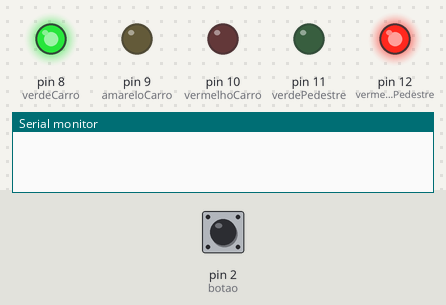
Simulated run of this sketch. Board: Arduino Uno, built with avr-gcc and run on an emulated ATmega328P. Shown: output pins drawn as LEDs (lit = HIGH), the last lines printed to the serial monitor. Inputs (shaded band) come from the test bench; at power-on: pin 2 (botao) HIGH.

Above: at 1.2 s.
1.3 s: pin 2 (botao) pulled LOW for 0.15 s
At 3.9 s:
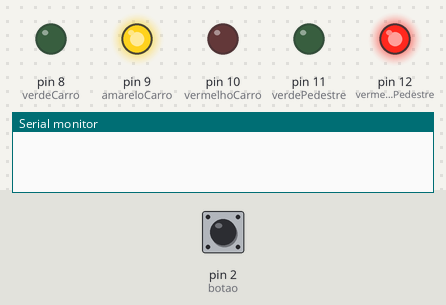
At 6.6 s:
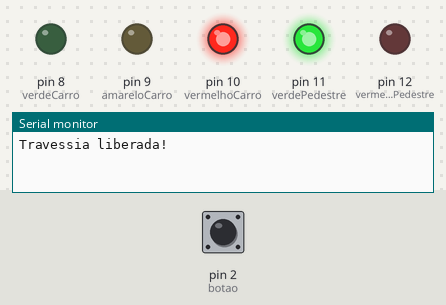
Timing chart, 0 to 11.8 s (numbered marks = the images above; inputs shaded):
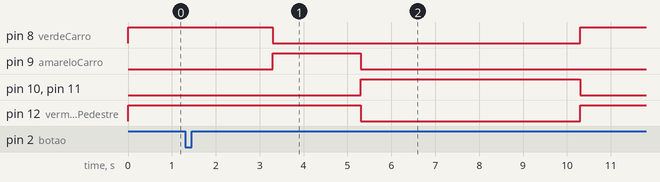

Measured:
- after the input at 1.3 s, pin 8 (verdeCarro): HIGH → LOW after 2.0 s, → HIGH 7.0 s later; pin 9 (amareloCarro): LOW → HIGH after 2.0 s, → LOW 2.0 s later; pin 10 (vermelhoCarro), pin 11 (verdePedestre): LOW → HIGH after 4.0 s, → LOW 5.0 s later; pin 12 (vermelhoPedestre): HIGH → LOW after 4.0 s, → HIGH 5.0 s later

The sketch:

semaforo_inteligente.ino
```cpp
// Indicação das portas que serão utilizadas
const int verdeCarro = 8;
const int amareloCarro = 9;
const int vermelhoCarro = 10;

const int verdePedestre = 11;
const int vermelhoPedestre = 12;

const int botao = 2;

// Utilizando o cronometro do arduino
int estado = 0;
unsigned long tempo = 0;

// Ações que acontecerão apenas uma vez
void setup()
{
    // Inicio da comunicação com o Monitor Serial
    Serial. begin(9600);

    pinMode(verdeCarro, OUTPUT);
    pinMode(amareloCarro, OUTPUT);
    pinMode(vermelhoCarro, OUTPUT);

    pinMode(verdePedestre, OUTPUT);
    pinMode(vermelhoPedestre, OUTPUT);

    pinMode(botao, INPUT_PULLUP);

    digitalWrite(verdeCarro, HIGH);
    digitalWrite(vermelhoPedestre, HIGH);
}

// Ações que se repetirão em loop
void loop()
{
    switch(estado)
    {
      case 0:
        if (digitalRead(botao) == LOW)
        {
        tempo = millis();
        estado = 1;
        }
    break;

    case 1:
      if(millis() - tempo >= 2000)
    {
        digitalWrite(verdeCarro, LOW);
        digitalWrite(amareloCarro, HIGH);
        tempo = millis();
        estado = 2;
    }
    break;

    case 2:
      if(millis() - tempo >= 2000)
      {
        digitalWrite(amareloCarro, LOW);
        digitalWrite(vermelhoCarro, HIGH);

        digitalWrite(vermelhoPedestre, LOW);
        digitalWrite(verdePedestre, HIGH);
        Serial.println("Travessia liberada!");
        tempo = millis();
        estado = 3;
      }
      break;

      case 3:
        if(millis() - tempo >= 5000)
        {
        digitalWrite(verdePedestre, LOW);
        digitalWrite(vermelhoPedestre, HIGH);
        Serial.println("Travessia encerrada");

        digitalWrite(vermelhoCarro, LOW);
        digitalWrite(verdeCarro, HIGH);
        estado = 0;
        }
      break;
    }
  }
```
